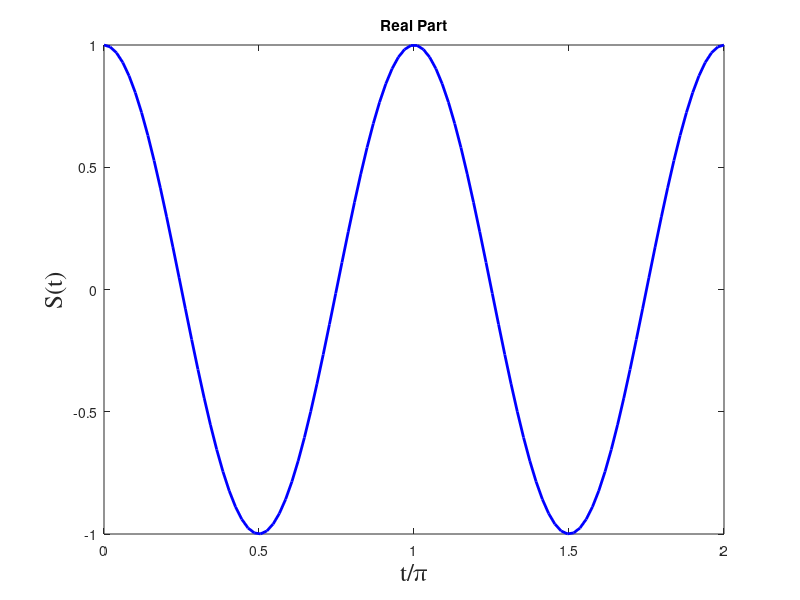
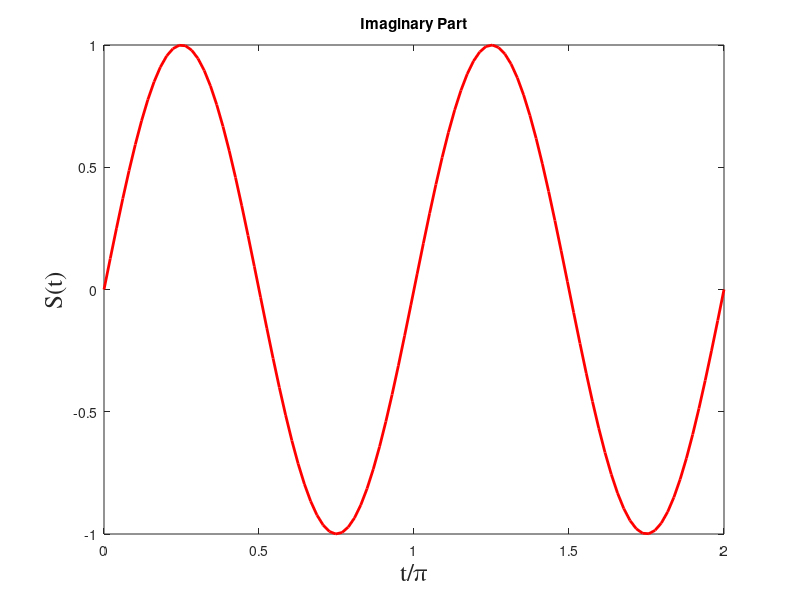

Source code (MATLAB) for these figures, in order:
t = linspace(0, 4*pi, 100);
s = exp(1j*t);
%Real Part
figure('position', [300, 400, 560, 210])
p = plot(t/(2*pi), real(s));
set(p, 'Color', 'blue', 'Linewidth', 2)
title('Real Part')
xlabel('t/\pi', 'Fontsize', 18, 'Fontname', 'Times')
ylabel('S(t)', 'Fontsize', 18, 'Fontname', 'Times')

%Imaginary Part
figure('position', [300, 400, 560, 210])
q = plot(t/(2*pi), imag(s));
set(q, 'Color', 'red', 'Linewidth', 2)
title('Imaginary Part')
xlabel('t/\pi', 'Fontsize', 18, 'Fontname', 'Times')
ylabel('S(t)', 'Fontsize', 18, 'Fontname', 'Times')